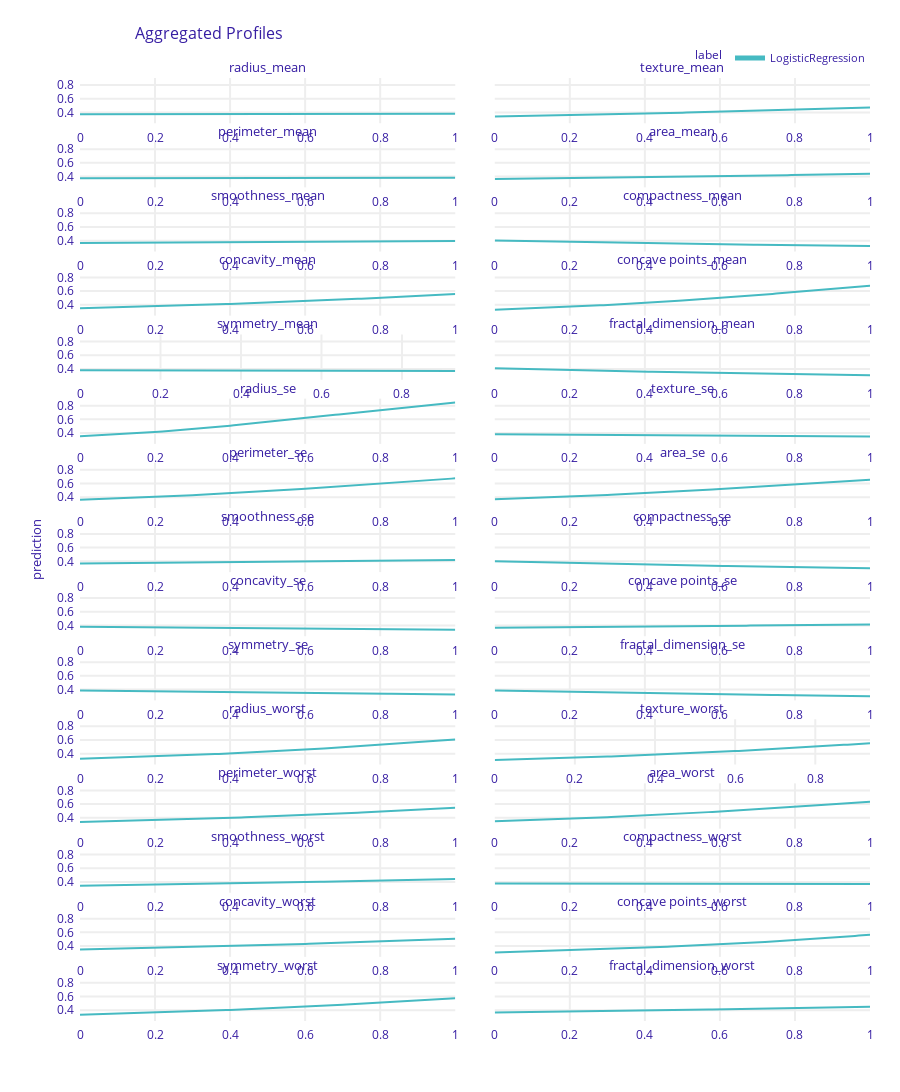

The cell this chart's notebook holds for it:
### Code cell
explainer_dalex.model_profile().plot()
